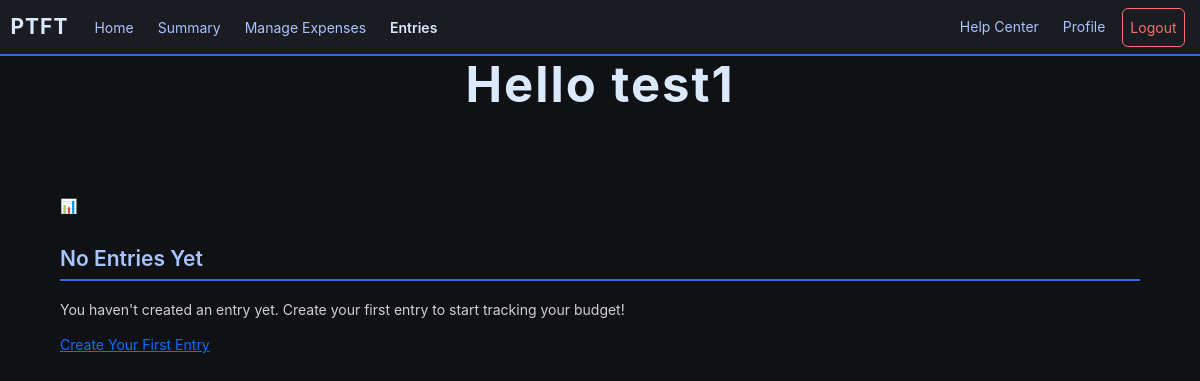
Before: /summary (signed in) with the older database file.
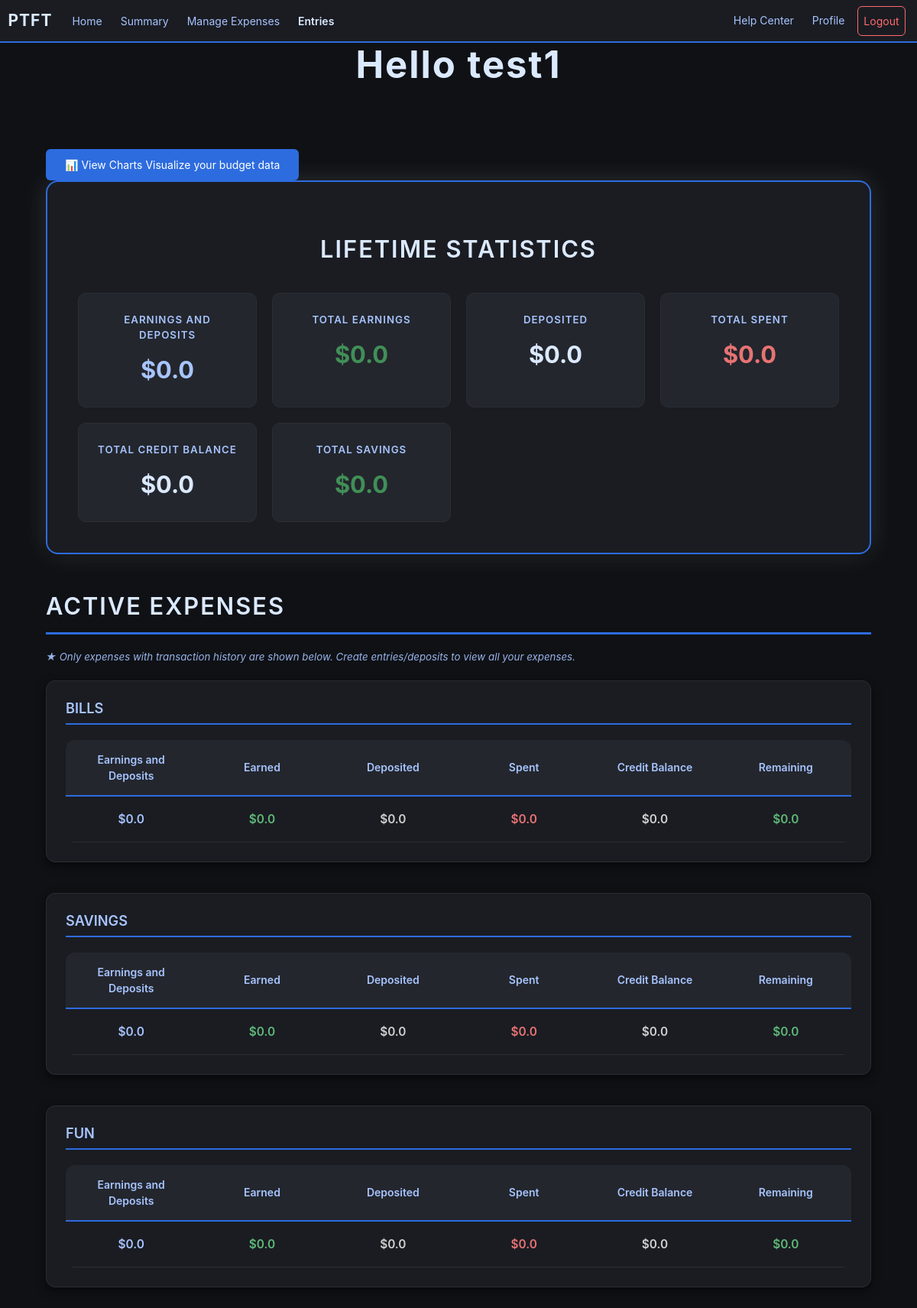
After: the same page with the newer database file.
### app/models.py (models this page shows, shortened)
class Expenses(db.Model):        #Stores all expense category per user
    id = db.Column(db.Integer, primary_key = True)
    user_id = db.Column(db.Integer, db.ForeignKey("user.id"))
    name = db.Column(db.String(25))
    percentage = db.Column(db.Float)
    status = db.Column(db.Boolean, default = True)      #Archive Status
    deleted = db.Column(db.Boolean, default = False)
    savings = db.Column(db.Float, default = 0.0)
    earnings = db.Column(db.Float, default = 0.0)
    spendings = db.Column(db.Float, default = 0.0)
    transferred = db.Column(db.Float, default = 0.0)
    balance = db.Column(db.Float, default = 0.0)
    credit_balance = db.Column(db.Float, default = 0.0)

### app/routes/user.py (the view, shortened to what this page needs)
@user.route("/summary", methods=["GET"])
def summary():
    if "user_id" in session:
        expense_data = {}       #Store raw data from snapshots
        accumulated_expense_data = {"Balance": 0.0,
                                    "Earnings": 0.0,
                                    "Deposits": 0.0,
                                    "Spendings": 0.0,
                                    "Savings": 0.0,
                                    "Credit_Balance": 0.0}
        snaps = Exp_Snap.query.filter_by(user_id = session["user_id"]).all()
        deposits = Transaction.query.filter_by(user_id = session["user_id"], deposit_status = True).all()
        for snap in snaps:
            earnings = float(snap.expense_earnings)
            spending = float(snap.total_spending)
            credit_balance = float(snap.credit_balance)
            if snap.expense_id not in expense_data:
                expense_data[snap.expense_id] = {"earnings": 0.0,
                                                 "spending": 0.0,
                                                 "credit_balance": 0.0,
                                                 "deposits": 0.0,
                                                 "balance": 0.0,
                                                 "savings": 0.0}
            expense_dict = expense_data[snap.expense_id]       #Shortening code for readability
            expense_dict["earnings"] = expense_dict.get("earnings", 0.0) + earnings
            expense_dict["spending"] = expense_dict.get("spending", 0.0) + spending
            expense_dict["credit_balance"] = expense_dict.get("credit_balance", 0.0) + credit_balance
            accumulated_expense_data["Earnings"] += earnings
            accumulated_expense_data["Spendings"] += spending
            accumulated_expense_data["Credit_Balance"] += credit_balance
        for expense_id in expense_data:
            expense_dict = expense_data[expense_id]
            balance = expense_dict.get("earnings", 0.0) + expense_dict.get("deposits", 0.0)
            savings = balance - expense_dict.get("spending", 0.0)
            expense_dict["balance"] = balance
            expense_dict["savings"] = savings
            accumulated_expense_data["Balance"] += balance
            accumulated_expense_data["Savings"] += savings
        if accumulated_expense_data:
            for data in accumulated_expense_data:
                accumulated_expense_data[data] = round(accumulated_expense_data[data], 2)
        if expense_data:
            for expense_id in expense_data:
                expense_dict = expense_data[expense_id]
                for key, value in expense_dict.items():
                    if isinstance(value, (int, float)):
                        expense_dict[key] = round(value, 2)
        active_expenses = {}
        inactive_expenses = {}
        expenses = Expenses.query.filter_by(user_id = session["user_id"]).all()
        for expense in expenses:        #Finalizing totals
            if expense.id in expense_data:
                expense_dict = expense_data[expense.id]
                expense_dict["name"] = expense.name     #Adding name
                expense.earnings = float(round(expense_dict.get("earnings", 0.0), 2))
                expense.spendings = float(round(expense_dict.get("spending", 0.0), 2))
                expense.transferred = float(round(expense_dict.get("deposits", 0.0), 2))
                expense.balance = float(round(expense_dict.get("balance", 0.0), 2))
                expense.credit_balance = float(round(expense_dict.get("credit_balance", 0.0), 2))
                expense.savings = float(round(expense_dict.get("savings", 0.0), 2))
                if expense.status:      #Separating expenses
                    active_expenses[expense.id] = expense_dict
                else:
                    inactive_expenses[expense.id] = expense_dict
        spending = Transaction.query.filter_by(user_id = session["user_id"], deposit_status = False).all()
        credits = Transaction.query.filter_by(user_id = session["user_id"], deposit_status = False, credit_status = True).all()
        db.session.commit()
        return render_template("summary.html", user = helper.get_user(session["user_id"]),
                               active_expenses = active_expenses, inactive_expenses = inactive_expenses,
                               lifetime_stats = accumulated_expense_data, spending = spending,
                               expense_data = expense_data, deposits = deposits, credits = credits)
    else:
        return render_template("login.html")

### app/helper.py (called while the page is built)
def get_user(identification):        #Method to get user by id
    return User.query.filter_by(id = identification).first()

### app/templates/summary.html (shortened to what the changed rows need)
{% extends "budget_base.html"%}
{% block content %}
    <h1 class="main-title">Hello {{user.name}}</h1>
<div class="expense-container">
    {% if active_expenses or inactive_expenses %}
        <div class="chart-button-section">
            <form action="{{ url_for('user.charts') }}" method="POST">
                <button class="chart-button" type="submit">
                    <span class="chart-icon">📊</span>
                    <span class="chart-text">
                        <span class="chart-title">View Charts</span>
                        <span class="chart-desc">Visualize your budget data</span>
                    </span>
                </button>
            </form>
        </div>
        <div class="lifetime-stats-section">
            <h2 class="lifetime-stats-title">Lifetime Statistics</h2>
            <div class="stats-grid">
                <div class="stat-card-main">
                    <div class="stat-label-main">Earnings and Deposits</div>
                    <div class="stat-value-main balance">${{lifetime_stats["Balance"]}}</div>
                </div>
                <div class="stat-card-main">
                    <div class="stat-label-main">Total Earnings</div>
                    <div class="stat-value-main earnings">${{lifetime_stats["Earnings"]}}</div>
                </div>
                <div class="stat-card-main">
                    <div class="stat-label-main">Deposited</div>
                    <div class="stat-value-main">${{lifetime_stats["Deposits"]}}</div>
                </div>
                <div class="stat-card-main">
                    <div class="stat-label-main">Total Spent</div>
                    <div class="stat-value-main spent">${{lifetime_stats["Spendings"]}}</div>
                </div>
                <div class="stat-card-main">
                    <div class="stat-label-main">Total Credit Balance</div>
                    <div class="stat-value-main">${{lifetime_stats["Credit_Balance"]}}</div>
                </div>
                <div class="stat-card-main">
                    <div class="stat-label-main">Total Savings</div>
                    <div class="stat-value-main savings">${{lifetime_stats["Savings"]}}</div>
                </div>
            </div>
        </div>
        {% endif %}
        {% if active_expenses %}
            <div class="expenses-section">
                <h1 class="section-title-large">Active Expenses</h1><p class="function-helper-text"><span class="tip-star">★</span> Only expenses with transaction history are shown below. Create entries/deposits to view all your expenses.</p>
            {% for expense_id in active_expenses %}
            <div class="expense-block">
                <h3 class="expense-name-small">{{active_expenses[expense_id]["name"]}}</h3>
                {% set earned = active_expenses[expense_id]["earnings"]%}
                {% set spent = active_expenses[expense_id]["spending"]%}
                {% set saved = active_expenses[expense_id]["savings"]%}
                {% set balance = active_expenses[expense_id]["balance"]%}
                {% set deposit = active_expenses[expense_id]["deposits"]%}
                {% set credit_balance = active_expenses[expense_id]["credit_balance"]%}
                <table class="expense-table stats-table">
                    <thead>
                        <tr>
                            <th>Earnings and Deposits</th>
                            <th>Earned</th>
                            <th>Deposited</th>
                            <th>Spent</th>
                            <th>Credit Balance</th>
                            <th>Remaining</th>
                        </tr>
                    </thead>
                    <tbody>
                        <tr>
                            <td class="balance-cell" style="color: #a7c4ff;">${{balance}}</td>
                            <td class="earnings-cell" style="color: #5fb878;">${{earned}}</td>
                            <td>${{deposit}}</td>
                            <td class="spent-cell" style="color: #e87373;">${{spent}}</td>
                            <td>${{credit_balance}}</td>
                            <td class="savings-cell" style="color: #5fb878;">${{saved}}</td>
                        </tr>
                    </tbody>
                </table>
            </div>
            {% endfor %}
            </div>
        {% endif %}
        {% if not expense_data %}
        <div class="empty-state">
            <div class="empty-icon">📊</div>
            <h2 class="empty-title">No Entries Yet</h2>
            <p class="empty-text">You haven't created an entry yet. Create your first entry to start tracking your budget!</p>
            <a href="/entry" class="empty-cta">Create Your First Entry</a>
        </div>
        {% endif %}
    </div>
{% endblock %}

Changed rows visible on the page:
added Expenses: name "BILLS"
added Expenses: name "SAVINGS"
added Expenses: name "FUN"
Other visible differences:
{{ lifetime_stats["Balance"] }}: (not shown) → "0.0"
{{ lifetime_stats["Earnings"] }}: (not shown) → "0.0"
{{ lifetime_stats["Deposits"] }}: (not shown) → "0.0"
{{ lifetime_stats["Spendings"] }}: (not shown) → "0.0"
{{ lifetime_stats["Credit_Balance"] }}: (not shown) → "0.0"
{{ lifetime_stats["Savings"] }}: (not shown) → "0.0"
text no longer shown: "No Entries Yet You haven't created an entry yet. Create your first entry to start tracking your budget! Create Your First Entry"
text now shown: "View Charts Visualize your budget data LIFETIME STATISTICS EARNINGS AND DEPOSITS $ TOTAL EARNINGS $ DEPOSITED $ TOTAL SPENT $ TOTAL CREDIT BALANCE $ TOTAL SAVINGS $ ACTIVE EXPENSES ★ Only expenses with transaction history are shown below. Create entries/deposits to view all your expenses."
new list line: "Earnings and Deposits Earned Deposited Spent Credit Balance Remaining $ 0.0 $ 0.0 $ 0.0 $ 0.0 $ 0.0 $ 0.0"
